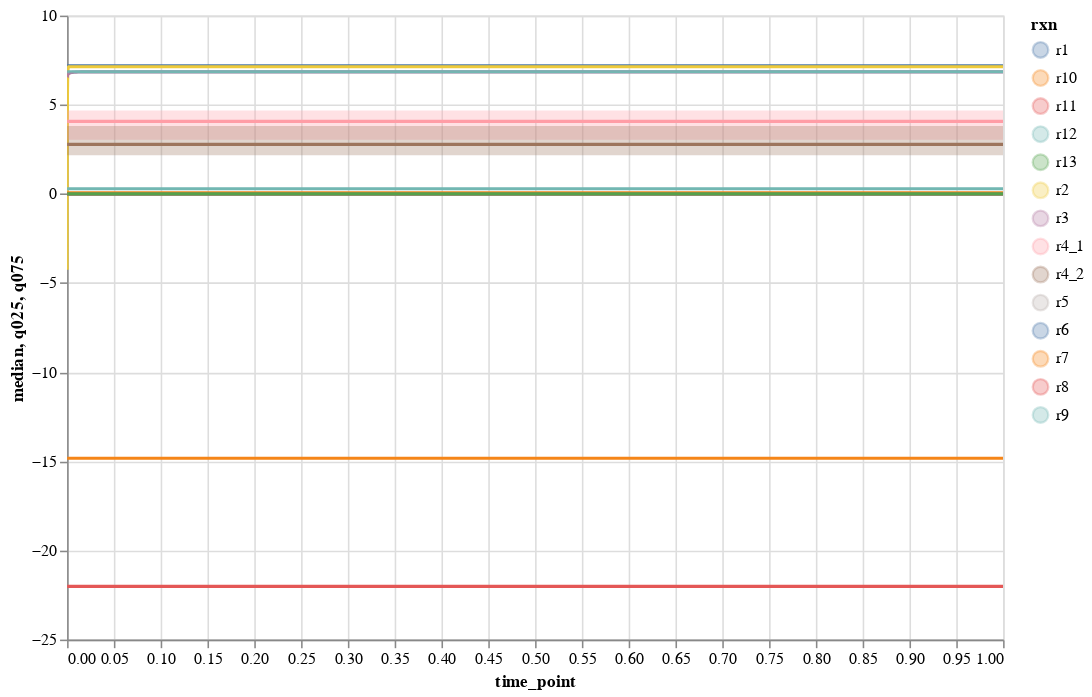

Notebook cell for this chart:
### Code cell
plot_ensemble_interactive(flux_interp_quantiles, quant_type='flux_abs', selected_data=rxn_names, x_scale='linear',
                          y_scale='linear', x_lim=None, y_lim=None)

### Figure 1 — Vega-Lite specification as saved in the notebook (floating-point values rounded to 4 significant figures; data arrays with more than 128 entries replaced by an {"elided": "..."} marker saying what was removed)
{"config": {"view": {"continuousWidth": 400, "continuousHeight": 300}}, "layer": [{"data": {"name": "data-0637fdd338b0e6e04bccc9b4c10998f1"}, "mark": "line", "encoding": {"color": {"type": "nominal", "field": "rxn"}, "tooltip": [{"type": "nominal", "field": "rxn"}, {"type": "quantitative", "field": "median"}], "x": {"type": "quantitative", "field": "time_point", "scale": {"type": "linear"}}, "y": {"type": "quantitative", "field": "median", "scale": {"type": "linear"}}}, "height": 400, "selection": {"selector004": {"type": "interval", "bind": "scales", "encodings": ["x", "y"]}}, "width": 600}, {"data": {"name": "data-0637fdd338b0e6e04bccc9b4c10998f1"}, "mark": "area", "encoding": {"color": {"type": "nominal", "field": "rxn"}, "opacity": {"value": 0.3}, "tooltip": [{"type": "nominal", "field": "rxn"}, {"type": "quantitative", "field": "median"}], "x": {"type": "quantitative", "field": "time_point", "scale": {"type": "linear"}}, "y": {"type": "quantitative", "field": "q025", "scale": {"type": "linear"}}, "y2": {"field": "q075"}}, "height": 400, "width": 600}], "$schema": "https://vega.github.io/schema/vega-lite/v4.8.1.json", "datasets": {"data-0637fdd338b0e6e04bccc9b4c10998f1": {"elided": "1400 records"}}}
